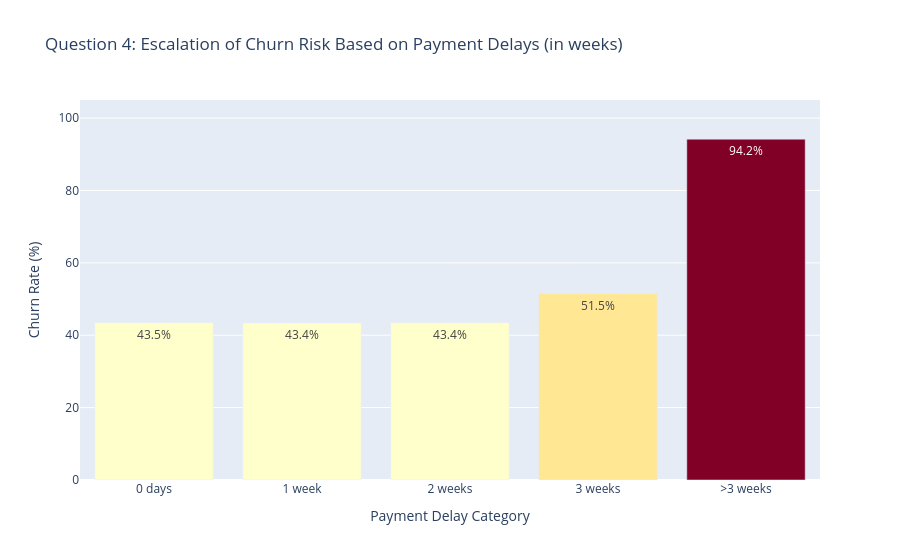

Notebook code cell kept with this figure:
### Code cell
plot_q4(fourth_question_2).show()

### Figure 1 — Plotly figure (JSON) as saved in the notebook; plotly's stock layout.template omitted (floating-point values rounded to 4 significant figures)
{"data": [{"hovertemplate": "Payment Delay (weeks)=%{x}<br>churn_pct=%{marker.color}<br>text=%{text}<extra></extra>", "legendgroup": "", "marker": {"color": [43.47, 43.39, 43.44, 51.51, 94.17], "coloraxis": "coloraxis", "pattern": {"shape": ""}}, "name": "", "orientation": "v", "showlegend": false, "text": ["43.5%", "43.4%", "43.4%", "51.5%", "94.2%"], "textposition": "auto", "type": "bar", "x": ["0 days", "1 week", "2 weeks", "3 weeks", ">3 weeks"], "xaxis": "x", "y": [43.47, 43.39, 43.44, 51.51, 94.17], "yaxis": "y"}], "layout": {"barmode": "relative", "coloraxis": {"autocolorscale": false, "colorbar": {"title": {"text": "churn_pct"}}, "colorscale": [[0, "rgb(255,255,204)"], [0.125, "rgb(255,237,160)"], [0.25, "rgb(254,217,118)"], [0.375, "rgb(254,178,76)"], [0.5, "rgb(253,141,60)"], [0.625, "rgb(252,78,42)"], [0.75, "rgb(227,26,28)"], [0.875, "rgb(189,0,38)"], [1, "rgb(128,0,38)"]], "showscale": false}, "legend": {"tracegroupgap": 0}, "title": {"text": "Question 4: Escalation of Churn Risk Based on Payment Delays (in weeks)"}, "xaxis": {"anchor": "y", "domain": [0, 1], "title": {"text": "Payment Delay Category"}}, "yaxis": {"anchor": "x", "domain": [0, 1], "range": [0, 105], "title": {"text": "Churn Rate (%)"}}}}
